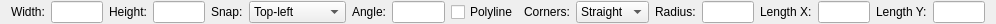
<?xml version="1.0" encoding="UTF-8"?>
<ui version="4.0">
 <class>LC_LineRectangleFixedOptions</class>
 <widget class="QWidget" name="LC_LineRectangleFixedOptions">
  <property name="geometry">
   <rect>
    <x>0</x>
    <y>0</y>
    <width>996</width>
    <height>24</height>
   </rect>
  </property>
  <property name="windowTitle">
   <string>Form</string>
  </property>
  <layout class="QGridLayout" name="gridLayout">
   <property name="topMargin">
    <number>1</number>
   </property>
   <property name="bottomMargin">
    <number>1</number>
   </property>
   <item row="0" column="0">
    <widget class="QLabel" name="lblWidth">
     <property name="text">
      <string>Width:</string>
     </property>
    </widget>
   </item>
   <item row="0" column="4">
    <widget class="QLabel" name="label">
     <property name="text">
      <string>Snap:</string>
     </property>
    </widget>
   </item>
   <item row="0" column="7">
    <widget class="QLineEdit" name="leAngle">
     <property name="minimumSize">
      <size>
       <width>40</width>
       <height>0</height>
      </size>
     </property>
     <property name="maximumSize">
      <size>
       <width>60</width>
       <height>16777215</height>
      </size>
     </property>
    </widget>
   </item>
   <item row="0" column="14">
    <widget class="QLineEdit" name="leX">
     <property name="minimumSize">
      <size>
       <width>40</width>
       <height>0</height>
      </size>
     </property>
     <property name="maximumSize">
      <size>
       <width>60</width>
       <height>16777215</height>
      </size>
     </property>
    </widget>
   </item>
   <item row="0" column="1">
    <widget class="QLineEdit" name="leWidth">
     <property name="minimumSize">
      <size>
       <width>40</width>
       <height>0</height>
      </size>
     </property>
     <property name="maximumSize">
      <size>
       <width>60</width>
       <height>16777215</height>
      </size>
     </property>
    </widget>
   </item>
   <item row="0" column="9">
    <widget class="QLabel" name="label_3">
     <property name="text">
      <string>Corners:</string>
     </property>
    </widget>
   </item>
   <item row="0" column="10">
    <widget class="QComboBox" name="cbCorners">
     <item>
      <property name="text">
       <string>Straight</string>
      </property>
     </item>
     <item>
      <property name="text">
       <string>Round</string>
      </property>
     </item>
     <item>
      <property name="text">
       <string>Bevel</string>
      </property>
     </item>
    </widget>
   </item>
   <item row="0" column="3">
    <widget class="QLineEdit" name="leHeight">
     <property name="minimumSize">
      <size>
       <width>40</width>
       <height>0</height>
      </size>
     </property>
     <property name="maximumSize">
      <size>
       <width>60</width>
       <height>16777215</height>
      </size>
     </property>
    </widget>
   </item>
   <item row="0" column="16">
    <widget class="QLineEdit" name="leLenY">
     <property name="minimumSize">
      <size>
       <width>40</width>
       <height>0</height>
      </size>
     </property>
     <property name="maximumSize">
      <size>
       <width>60</width>
       <height>16777215</height>
      </size>
     </property>
    </widget>
   </item>
   <item row="0" column="15">
    <widget class="QLabel" name="lblLenY">
     <property name="text">
      <string>Length Y:</string>
     </property>
    </widget>
   </item>
   <item row="0" column="11">
    <widget class="QLabel" name="lblRadius">
     <property name="text">
      <string>Radius:</string>
     </property>
    </widget>
   </item>
   <item row="0" column="5">
    <widget class="QComboBox" name="cbSnapPoint">
     <item>
      <property name="text">
       <string>Top-left</string>
      </property>
     </item>
     <item>
      <property name="text">
       <string>Top</string>
      </property>
     </item>
     <item>
      <property name="text">
       <string>Top-right</string>
      </property>
     </item>
     <item>
      <property name="text">
       <string>Left</string>
      </property>
     </item>
     <item>
      <property name="text">
       <string>Middle</string>
      </property>
     </item>
     <item>
      <property name="text">
       <string>Right</string>
      </property>
     </item>
     <item>
      <property name="text">
       <string>Bottom-left</string>
      </property>
     </item>
     <item>
      <property name="text">
       <string>Bottom</string>
      </property>
     </item>
     <item>
      <property name="text">
       <string>Bottom-right</string>
      </property>
     </item>
    </widget>
   </item>
   <item row="0" column="6">
    <widget class="QLabel" name="label_2">
     <property name="text">
      <string>Angle:</string>
     </property>
    </widget>
   </item>
   <item row="0" column="13">
    <widget class="QLabel" name="lblX">
     <property name="text">
      <string>Length X:</string>
     </property>
    </widget>
   </item>
   <item row="0" column="2">
    <widget class="QLabel" name="lblHeight">
     <property name="text">
      <string>Height:</string>
     </property>
    </widget>
   </item>
   <item row="0" column="12">
    <widget class="QLineEdit" name="leRadius">
     <property name="minimumSize">
      <size>
       <width>40</width>
       <height>0</height>
      </size>
     </property>
     <property name="maximumSize">
      <size>
       <width>60</width>
       <height>16777215</height>
      </size>
     </property>
    </widget>
   </item>
   <item row="0" column="8">
    <widget class="QCheckBox" name="cbPolyline">
     <property name="text">
      <string>Polyline</string>
     </property>
    </widget>
   </item>
  </layout>
 </widget>
 <resources/>
 <connections/>
</ui>
